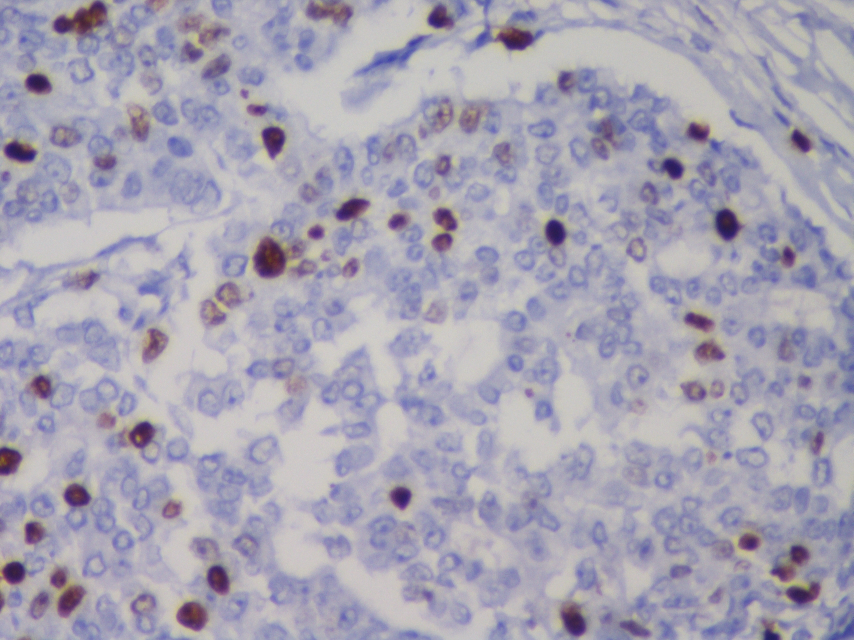
#> input picture 14_7/1718 KI67.jpg, 2560 x 1920 px (shown at 1/3 size)
$ jupyter execute --allow-errors Assignment7-1718.ipynb
#> lines starting #> are read from the running program, lines starting #| are printed output that depends on the picture; after the words box and inside, x2 and y2 are one past the last pixel; in counts of white or black regions, pixels touching at a corner belong together
[cell 1]
import pandas as pd
import numpy as np
import cv2
from matplotlib import pyplot as plt

[cell 2]
img1=cv2.imread("1718 KI67.jpg")
#> img1 is the input picture: shape (1920, 2560, 3); mean B, G, R 179.2, 163.4, 166.9
plt.imshow(img1)

[cell 3]
hist_c,bins_c = np.histogram(img1.flatten(),256,[0,256])
#> hist_c = 256 values, max 328429 at index 181, min 0 at index 0, mean 57600; bins_c = 257 values from 0 to 256

# Generating the cumulative distribution function of the original image
cdf_c = hist_c.cumsum()
#> cdf_c = 256 values from 0 to 14745600
cdf_c_normalized = cdf_c * hist_c.max()/ cdf_c.max()
#> cdf_c_normalized = 256 values from 0 to 328429

[cell 4]
image_yuv = cv2.cvtColor(img1, cv2.COLOR_BGR2YUV)
#> image_yuv: shape (1920, 2560, 3); mean of channels 0, 1, 2 166.3, 134.3, 128.6

# Applying Histogram Equalization on the original imageof the Y channel
image_yuv[:,:,0] = cv2.equalizeHist(image_yuv[:,:,0])
#> image_yuv: shape (1920, 2560, 3); mean of channels 0, 1, 2 129.3, 134.3, 128.6

# Convert the YUV image back to RGB format
image_c_equalized = cv2.cvtColor(image_yuv, cv2.COLOR_YUV2BGR)
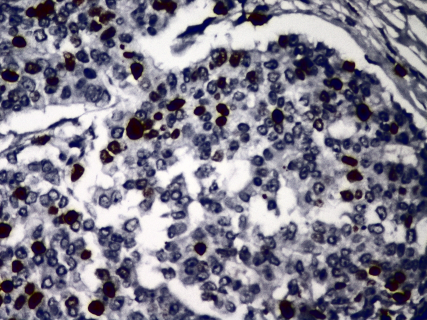
#> image_c_equalized: shape (1920, 2560, 3) (shown at 1/6 size); mean B, G, R 142, 126.7, 129.9

# Generating the histogram of the equalized image
hist_c_equalized, bins_c_equalized = np.histogram(image_c_equalized.flatten(),256,[0,256])
#> hist_c_equalized = 256 values, max 205955 at index 0, min 15653 at index 1, mean 57600; bins_c_equalized = 257 values from 0 to 256

# Generating the cumulative distribution function of the original image
cdf_c_equalized = hist_c_equalized.cumsum()
#> cdf_c_equalized = 256 values from 205955 to 14745600
cdf_c_equalized_normalized = cdf_c_equalized * hist_c_equalized.max()/ cdf_c_equalized.max()
#> cdf_c_equalized_normalized = 256 values from 2876.6 to 205955

[cell 5]
fig, axs = plt.subplots(2, 2)

axs[0, 0].imshow(cv2.cvtColor(img1, cv2.COLOR_BGR2RGB))
axs[0, 0].axis('off')
axs[0, 0].set_title('Original Image')

axs[0, 1].imshow(cv2.cvtColor(image_c_equalized, cv2.COLOR_BGR2RGB))
axs[0, 1].axis('off')
axs[0, 1].set_title('Histogram Equalized Image')


axs[1, 0].plot(cdf_c_normalized, color = 'b')
axs[1, 0].hist(img1.flatten(),256,[0,256], color = 'r')
axs[1, 0].legend(('cdf','histogram'), loc = 'upper left')


axs[1, 1].plot(cdf_c_equalized_normalized, color = 'b')
axs[1, 1].hist(image_c_equalized.flatten(),256,[0,256], color = 'r')
axs[1, 1].legend(('cdf_equalized','histogram_equalized'), loc = 'upper left')


# Hide x labels and tick labels for top plots and y ticks for right plots.
for ax in axs.flat:
    ax.label_outer()
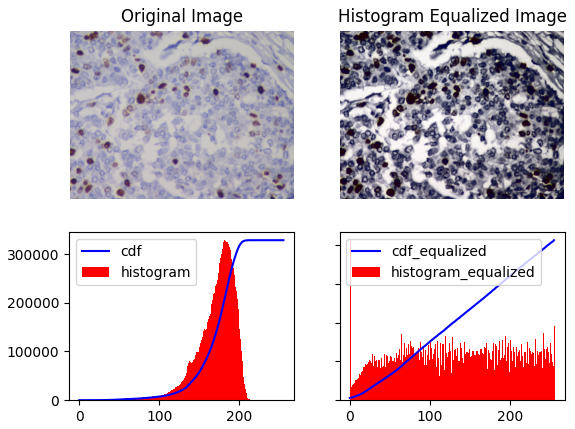
#> figure drawn by matplotlib, 4 panels; panel 3: tallest bar 328429 high, from x = 181 to 182; panel 3: curve peaks at x = 220, y = 328429

[cell 6]
plt.imshow(image_c_equalized)

[cell 7]
save_img=cv2.cvtColor(image_c_equalized, cv2.COLOR_BGR2RGB)
cv2.imwrite("1718_contrast.jpg",save_img)
#> Out = True

[cell 8]
blur = cv2.GaussianBlur(image_c_equalized,(13,13),0)

[cell 9]
plt.imshow(blur)

[cell 10]
gray1=cv2.cvtColor(blur, cv2.COLOR_BGR2GRAY)
plt.imshow(gray1,'gray')

[cell 11]
blur = cv2.GaussianBlur(gray1,(21,21),0)
#> blur: shape (1920, 2560)
plt.imshow(blur,'gray')

[cell 12]
threshold,binary2=cv2.threshold(blur,100,255,cv2.THRESH_BINARY)
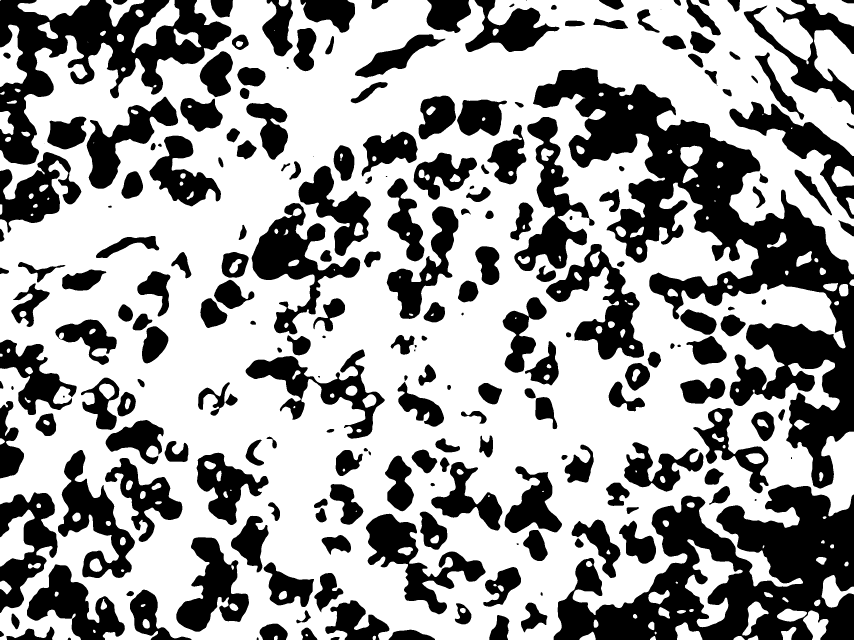
#> binary2: shape (1920, 2560) (shown at 1/3 size); 62.1% white; 226 black regions (9 under 20 px), largest, box (x1, y1, x2, y2) and area: (1599, 203, 2560, 1466) 314292, (1661, 1453, 2560, 1920) 222601, (0, 0, 694, 494) 117445
plt.imshow(binary2,'gray')

[cell 13]
binary=binary2-255
plt.imshow(binary,'gray')

[cell 14]
kernel = np.ones((3,3),np.uint8)
closed = cv2.morphologyEx(binary,cv2.MORPH_CLOSE, kernel=kernel, iterations=4)
#> closed: shape (1920, 2560); values 0 (black) and 1 (white), 38.3% white; 196 white regions (8 under 20 px), largest, box (x1, y1, x2, y2) and area: (1599, 203, 2560, 1466) 331247, (1661, 1453, 2560, 1920) 224751, (0, 0, 694, 494) 118797
plt.imshow(closed,'gray')

[cell 15]
kernel = np.ones((2,2),np.uint8)
erosion = cv2.erode(closed, kernel, iterations=5)
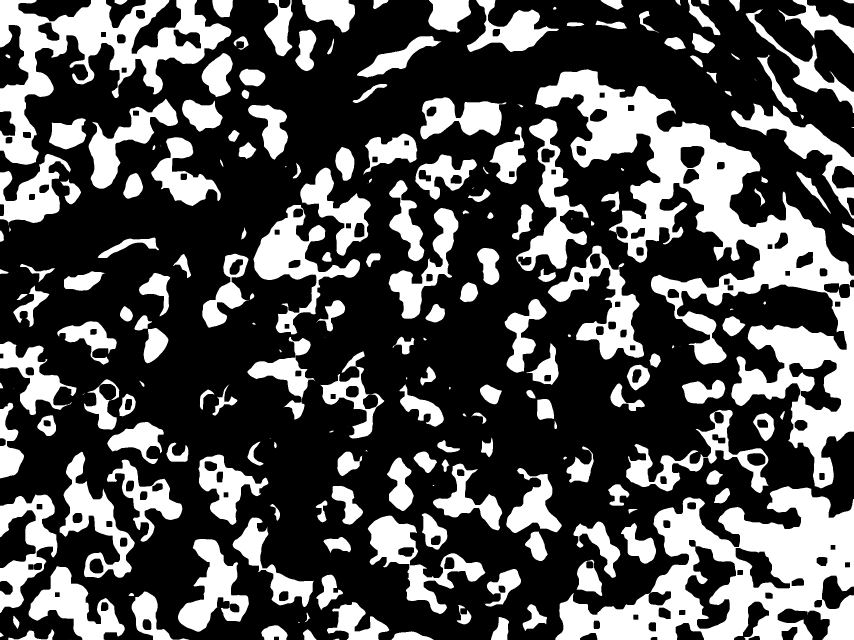
#> erosion: shape (1920, 2560) (shown at 1/3 size); values 0 (black) and 1 (white), 32% white; 211 white regions (18 under 20 px)
plt.imshow(erosion,'gray')

[cell 16]
contour2, hierarchy = cv2.findContours(image=erosion.copy(), mode=cv2.RETR_EXTERNAL, method=cv2.CHAIN_APPROX_SIMPLE)
#> contour2 = 211 contours, 19 with area under 20; largest, box (x1, y1, x2, y2) and area: (1605, 208, 2560, 1465) 318242, (1666, 1459, 2560, 1920) 230030, (0, 0, 694, 494) 110248, (760, 614, 1080, 1003) 36084, (1643, 737, 1932, 1079) 33728

[cell 17]
contour_all=len(contour2)
#> contour_all = 211
len(contour2)
#> Out = 211

#> (a cell that did not finish here is left out)

[cell 19]
cells=0
#> (the rest of this cell did not finish here and is left out)

[cell 20]
cells

[cell 21]
gray_org=cv2.cvtColor(img1, cv2.COLOR_BGR2GRAY)
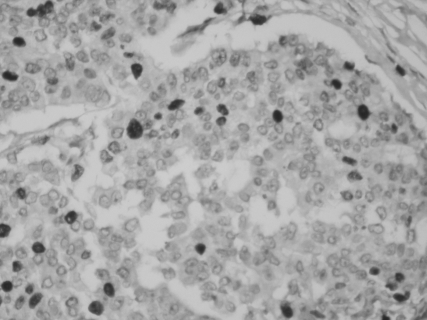
#> gray_org: shape (1920, 2560) (shown at 1/6 size); min 30, max 212, mean 166.3
plt.imshow(gray_org,'gray')

[cell 22]
thresh, binary = cv2.threshold(gray_org, thresh=100, maxval=255, type=cv2.THRESH_BINARY)
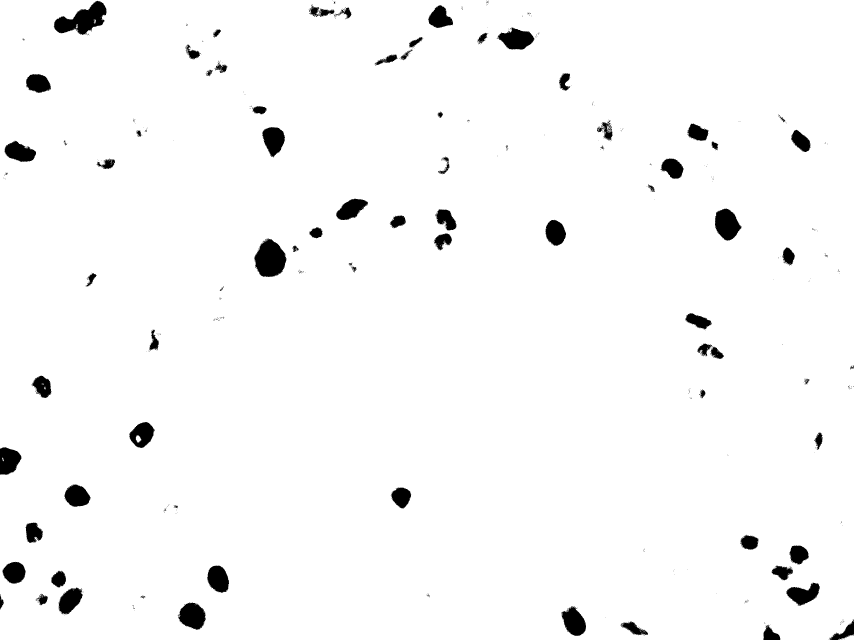
#> binary: shape (1920, 2560) (shown at 1/3 size); 97.2% white; 647 black regions (565 under 20 px), largest, box (x1, y1, x2, y2) and area: (161, 2, 320, 105) 8358, (762, 715, 859, 831) 7903, (2145, 626, 2225, 722) 5243
plt.imshow(binary,'binary')

[cell 23]
binary=binary-255
plt.imshow(binary,'binary')

[cell 24]
kernel = np.ones((3,3),np.uint8)
closed = cv2.morphologyEx(binary,cv2.MORPH_CLOSE, kernel=kernel, iterations=5)
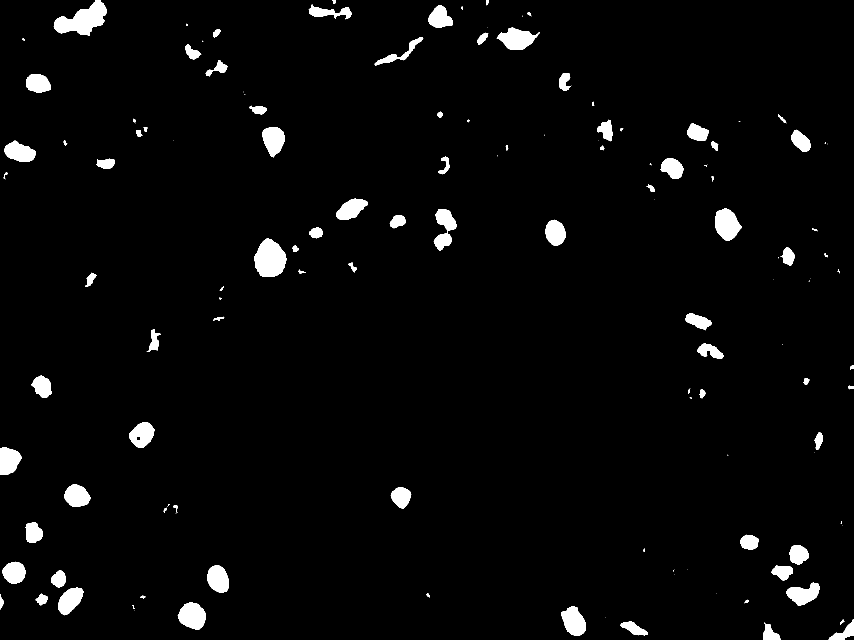
#> closed: shape (1920, 2560) (shown at 1/3 size); values 0 (black) and 1 (white), 3% white; 146 white regions (49 under 20 px)
plt.imshow(closed,'gray')

[cell 25]
contour2, hierarchy = cv2.findContours(image=closed.copy(), mode=cv2.RETR_EXTERNAL, method=cv2.CHAIN_APPROX_SIMPLE)
#> contour2 = 146 contours, 55 with area under 20; largest, box (x1, y1, x2, y2) and area: (161, 0, 320, 106) 8656, (762, 714, 859, 831) 7996, (2145, 626, 2225, 722) 5188, (533, 1808, 617, 1889) 4820, (1490, 82, 1620, 149) 4796

[cell 26]
contour_brown=len(contour2)
#> contour_brown = 146
len(contour2)
#> Out = 146

[cell 27]
cells_brown=0
#> (the rest of this cell did not finish here and is left out)

[cell 28]
cells_brown

#> (a cell that did not finish here is left out)

[cell 30]
#manualcount_blue=295
#manualcount_brown=47

actual_percent_positivity=(72/333)*100
actual_percent_positivity

#> (a cell that did not finish here is left out)

#> (a cell that did not finish here is left out)

[cell 33]
#without area manipulations

percent_positivity=(contour_brown/contour_all)*100
#> percent_positivity = 69.19
percent_positivity
#> Out = 69.19

[cell 34]
error_rate = abs(actual_percent_positivity-percent_positivity)/actual_percent_positivity
#> error_rate = 2.2
error_rate=error_rate*100
#> error_rate = 220
error_rate
#> Out = 220

[cell 35]
accuracy=100-(error_rate)
#> accuracy = -120
accuracy
#> Out = -120

$ run again, with 14_7/1714 KI67.jpg copied over 14_7/1718 KI67.jpg
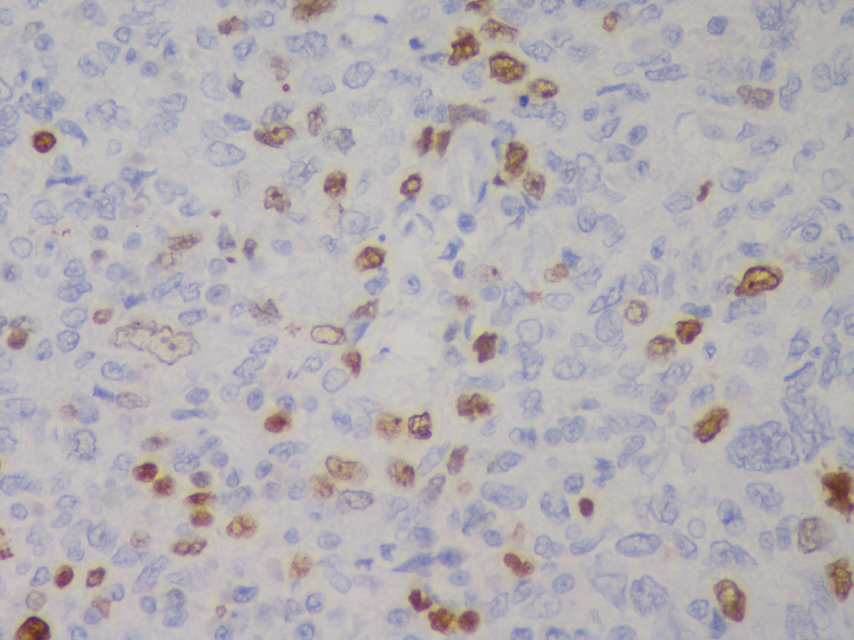
#> input picture 14_7/1714 KI67.jpg, 2560 x 1920 px (shown at 1/3 size)
#> img1 is the input picture: shape (1920, 2560, 3); mean B, G, R 179.6, 175.8, 180.6
#> hist_c = 256 values, max 599772 at index 187, min 0 at index 0, mean 57600; bins_c = 257 values from 0 to 256
#> cdf_c = 256 values from 0 to 14745600
#> cdf_c_normalized = 256 values from 0 to 599772
#> hist_c_equalized = 256 values, max 252866 at index 0, min 16346 at index 218, mean 57600; bins_c_equalized = 257 values from 0 to 256
#> cdf_c_equalized = 256 values from 252866 to 14745600
#> cdf_c_equalized_normalized = 256 values from 4336.3 to 252866
#> `cv2.imwrite("1718_contrast.jpg",save_img)`: Out = True
#> `threshold,binary2=cv2.threshold(blur,100,255,cv2.THRESH_BINARY)`:
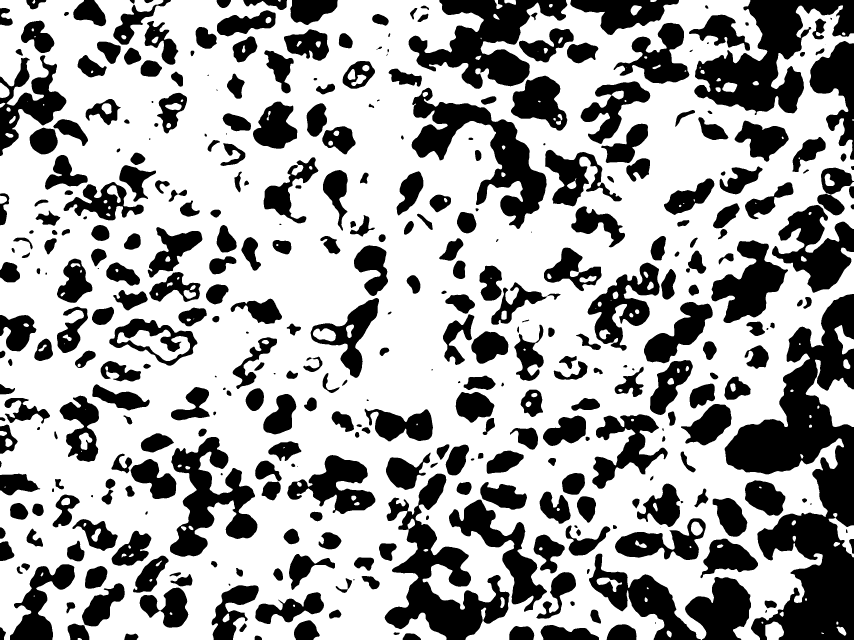
#> binary2: shape (1920, 2560) (shown at 1/3 size); 64.9% white; 389 black regions (15 under 20 px), largest, box (x1, y1, x2, y2) and area: (2174, 882, 2560, 1920) 182003, (2083, 0, 2560, 345) 70358, (1154, 1421, 1529, 1920) 63550
#> erosion: shape (1920, 2560); values 0 (black) and 1 (white), 29.1% white; 360 white regions (42 under 20 px)
#> `contour2, hierarchy = cv2.findContours(image=erosion.copy(), mode=cv2...`: contour2 = 360 contours, 55 with area under 20; largest, box (x1, y1, x2, y2) and area: (2179, 888, 2560, 1920) 168028, (1231, 0, 1794, 392) 74618, (1160, 1504, 1639, 1920) 70365, (2088, 0, 2560, 340) 65681, (1240, 269, 1640, 686) 46342
#> contour_all = 360
#> `closed = cv2.morphologyEx(binary,cv2.MORPH_CLOSE, kernel=kernel, itera..`:
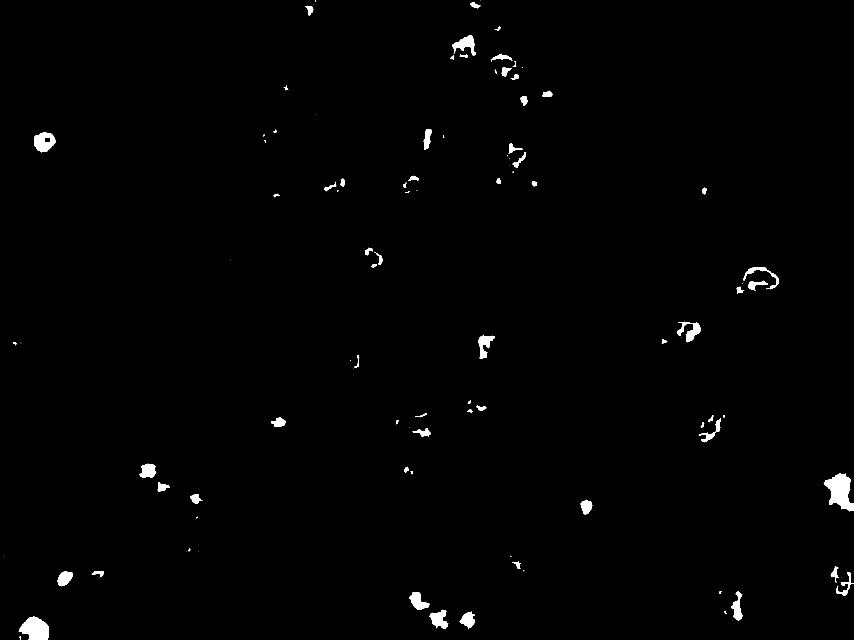
#> closed: shape (1920, 2560) (shown at 1/3 size); values 0 (black) and 1 (white), 0.89% white; 106 white regions (34 under 20 px)
#> `contour2, hierarchy = cv2.findContours(image=closed.copy(), mode=cv2.R..`: contour2 = 106 contours, 40 with area under 20; largest, box (x1, y1, x2, y2) and area: (2471, 1420, 2560, 1535) 5562, (56, 1850, 147, 1920) 4342, (102, 397, 167, 457) 2718, (1357, 105, 1428, 166) 1729, (1288, 1829, 1345, 1886) 1678
#> contour_brown = 106
#> percent_positivity = 29.44
#> `error_rate = abs(actual_percent_positivity-percent_positivity)/actual_..`: error_rate = 0.362
#> `error_rate=error_rate*100`: error_rate = 36.18
#> accuracy = 63.82
